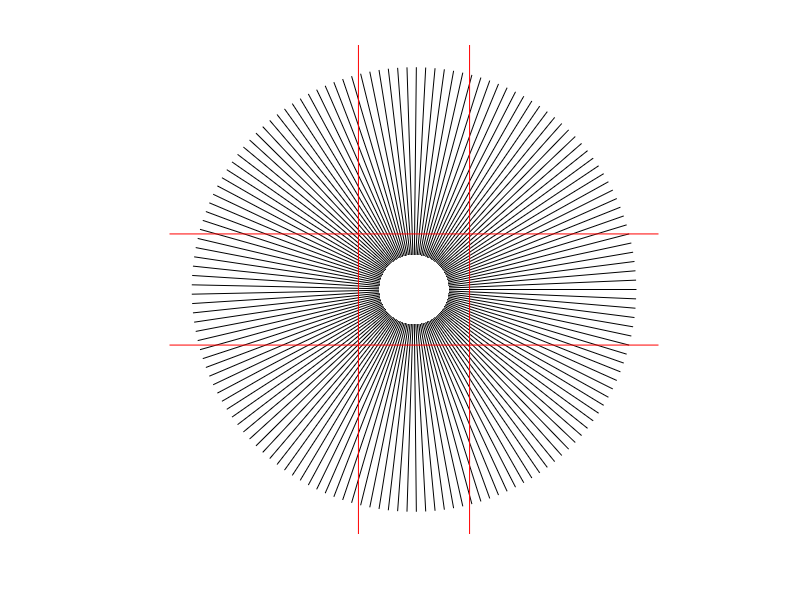

MATLAB code to generate this figure:
%% Optical Illusion
% Script to make simple optical illusion using straight lines

t = linspace(0,2*pi,150);
r = 10;
[x,y] = pol2cart(t,r);
%Draw radial lines
plot([zeros(1,length(x));x],[zeros(1,length(y));y],'color',[0 0 0]),hold on

% Draw lines running parallel to x and y axis
x2 = [-2.5 2.5];
y2 = [-11 -11];
line([x2;x2],[-y2;y2],'color',[1 0 0])
line([y2;-y2],[x2;x2],'color',[1 0 0])
plot(0,0,'.','markersize',150,'color',[1 1 1])

axis([-11 11 -11 11])
axis equal off
